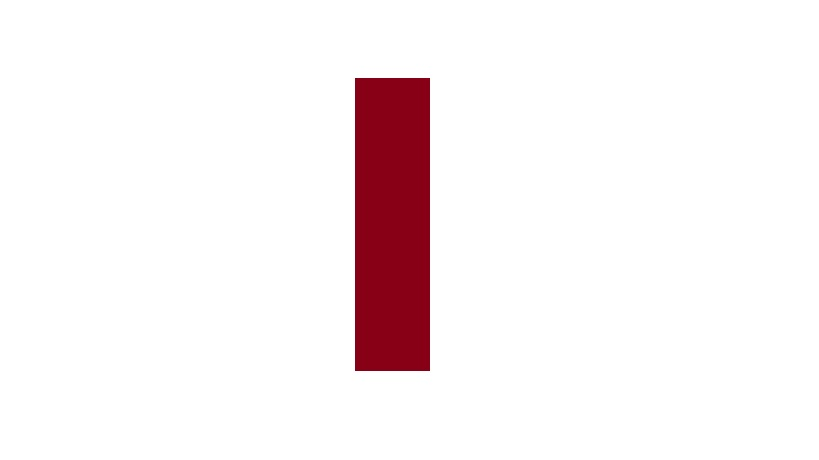
#> input picture practica10/imgs/img1.jpg, 819 x 460 px; its folder holds only this picture in this run
$ python main.py
#> lines starting #> are read from the running program, lines starting #| are printed output that depends on the picture; after the words box and inside, x2 and y2 are one past the last pixel; in counts of white or black regions, pixels touching at a corner belong together
#> in procesar, img is the input picture: PIL image 819x460 RGB; mean R, G, B 248, 240.1, 241.4
from PIL import Image
import numpy as np
from collections import deque

def binarizar(img):
    matriz = np.array(img)
    filas = len(matriz)
#> filas = 460
    columnas = len(matriz[0])
#> columnas = 819
    byn = np.zeros((filas, columnas))
    for i in range(filas):
        for j in range(columnas):
            x = 100
            x = np.float64(x)
            x += matriz[i][j][0]
            x += matriz[i][j][1]
            x += matriz[i][j][2]
            x = x // 3
            byn[i][j] = 255 if x < 240 else 0
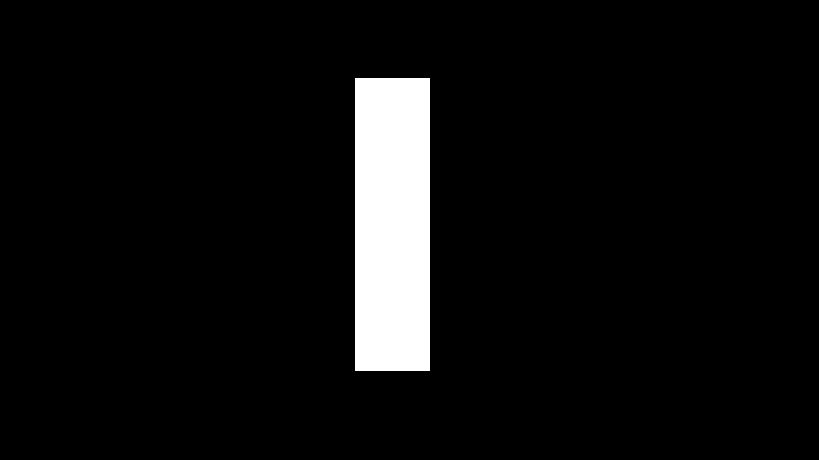
#> byn: shape (460, 819) float64; 5.8% white; 1 white region, box (x1, y1, x2, y2) and area: (355, 78, 430, 371) 21975
    return byn

def componentes(binary_img):
    labeled = np.zeros_like(binary_img, dtype=np.int32)
    current_label = 1
    rows, cols = binary_img.shape
#> rows = 460; cols = 819
    ignorar = []

    # Direcciones de los 8 vecinos
    directions = [(-1,-1), (-1,0), (-1,1),
                  (0,-1),          (0,1),
                  (1,-1),  (1,0), (1,1)]

    for i in range(rows):
        for j in range(cols):
            if binary_img[i,j] == 255 and labeled[i,j] == 0:  # Píxel no etiquetado
                queue = deque()
                queue.append((i,j))
                labeled[i,j] = current_label
                current_label_size = 1

                while queue:
                    x, y = queue.popleft()
                    for dx, dy in directions:
                        nx, ny = x + dx, y + dy
                        if (0 <= nx < rows and 0 <= ny < cols and
                            binary_img[nx,ny] == 255 and labeled[nx,ny] == 0):
                            labeled[nx,ny] = current_label
                            queue.append((nx,ny))
                            current_label_size += 1

                current_label += 1
                ignorar.append(False)
                ignorados = 0
                if(current_label_size <= 100):
                    ignorar[current_label] = True
                    ignorados += 1
#> after the loop, current_label = 2; ignorar = [False]
    return labeled, current_label - 1, ignorar, ignorados

def procesar(num):
    nombre = 'imgs/img'+str(num)+'.jpg'
    img = Image.open(nombre)
    byn = binarizar(img)

    _, num_objects, _, ignorados = componentes(byn)
#> num_objects = 1; ignorados = 0
    print(f'Objetos contados en la imagen {num}: {num_objects - ignorados}')
#| Objetos contados en la imagen 1: 1

for i in range(50):
#> (the run stopped early here; a loop or call above may not have finished)
